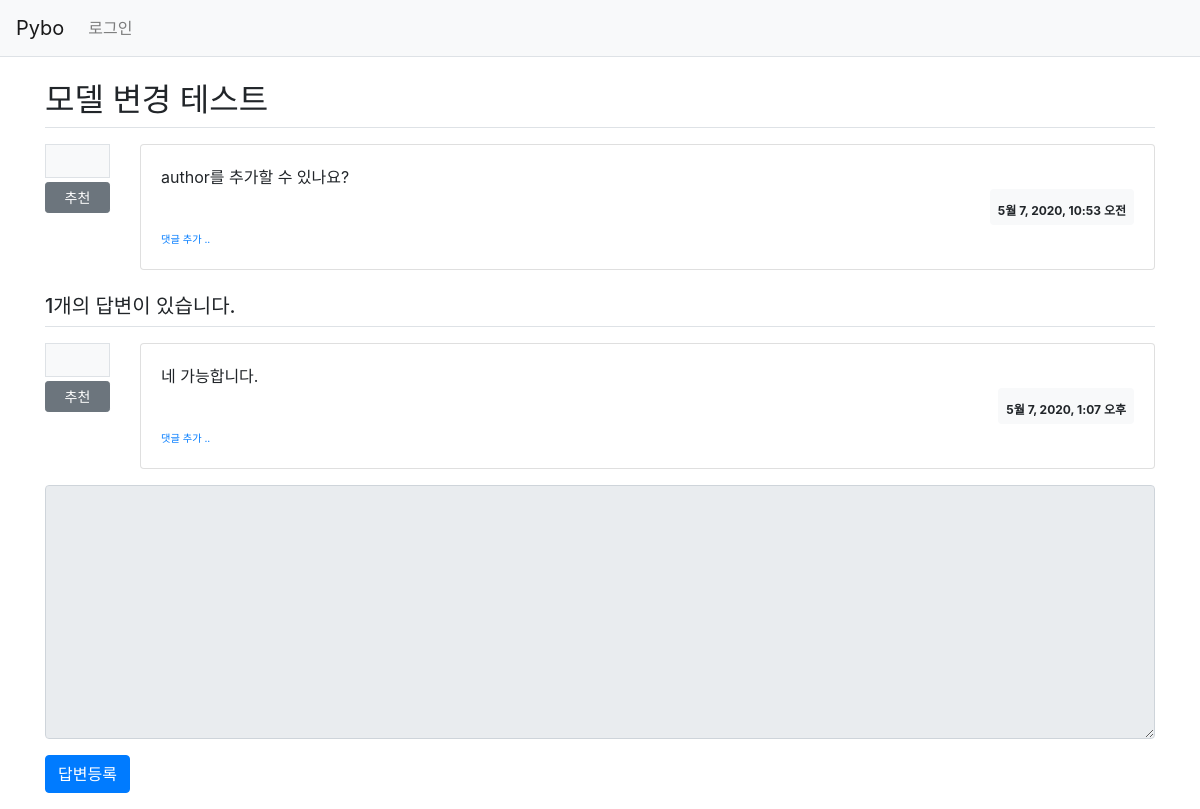
The app's page /pybo/14/ with its own data.
### pybo/models.py (models this page shows, shortened)
class Question(models.Model):
    subject = models.CharField(max_length=200)
    content = models.TextField()
    create_date = models.DateTimeField()

class Answer(models.Model):
    question = models.ForeignKey(Question, on_delete=models.CASCADE)
    content = models.TextField()
    create_date = models.DateTimeField()

### pybo/views.py (the view)
# urls.py: path('<int:question_id>/', views.detail, name='detail'),
def detail(request, question_id):
    question = get_object_or_404(Question, pk=question_id)
    context = {'question':question}
    return render(request,'pybo/question_detail.html',context)

### templates/pybo/question_detail.html (shortened to what this page needs)
{% extends 'base.html' %}
{% load pybo_filter %}
{% block content %}
<div class="container my-3">
    <h2 class="border-bottom py-2">{{ question.subject }}</h2>
    <div class="row my-3">
        <div class="col-1">
            <div class="bg-light text-center p-3 border font-weight-bolder mb-1">{{question.voter.count}}</div>
            <a href="#" data-uri="{% url 'pybo:vote_question' question.id  %}"
               class="recommend btn btn-sm btn-secondary btn-block my-1">추천</a>
        </div>
        <div class="col-11">
            <div class="card">
                <div class="card-body">
                    <div class="card-text">{{ question.content|mark }}</div>
                    <div class="d-flex justify-content-end">
                        <div class="badge badge-light p-2 text-left">
                            <div>{{ question.create_date }}</div>
                        </div>
                    </div>
                    <div>
                        <a href="{% url 'pybo:comment_create_question' question.id  %}"
                           class="small"><small>댓글 추가 ..</small></a>
                    </div>
                </div>
            </div>
        </div>
    </div>
    <h5 class="border-bottom my-3 py-2">{{question.answer_set.count}}개의 답변이 있습니다.</h5>
    {% for answer in question.answer_set.all %}
    <div class="row my-3">
        <div class="col-1">
            <div class="bg-light text-center p-3 border font-weight-bolder mb-1">{{answer.voter.count}}</div>
            <a href="#" data-uri="{% url 'pybo:vote_answer' answer.id  %}"
                class="recommend btn btn-sm btn-secondary btn-block my-1">추천</a>
        </div>
        <div class="col-11">
            <div class="card">
                <div class="card-body">
                    <div class="card-text">{{ answer.content|mark }}</div>
                    <div class="d-flex justify-content-end">
                        <div class="badge badge-light p-2 text-left">
                            <div>{{ answer.create_date }}</div>
                        </div>
                    </div>
                    <div>
                        <a href="{% url 'pybo:comment_create_answer' answer.id  %}"
                           class="small"><small>댓글 추가 ..</small></a>
                    </div>
                </div>
            </div>
        </div>
    </div>
    {% endfor %}
    <form action="{% url 'pybo:answer_create' question.id %}" method="post" class="my-3">
        <div class="form-group">
            <textarea {% if not user.is_authenticated %}disabled{% endif %}
              name="content" id="content" class="form-control" rows="10"></textarea>
        </div>
        <input type="submit" value="답변등록" class="btn btn-primary">
    </form>
</div>
{% endblock %}

### records on screen
Question: subject "모델 변경 테스트", content|mark "author를 추가할 수 있나요?", create_date "5월 7, 2020, 10:53 오전", answer_set.count "1"
Answer: content|mark "네 가능합니다.", create_date "5월 7, 2020, 1:07 오후"
